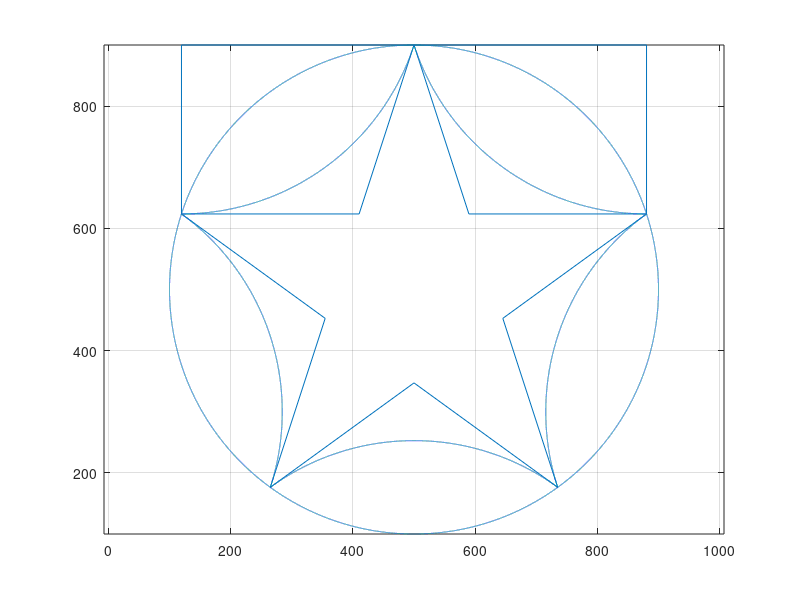

The MATLAB source for this figure:
function Pos=TestFigure(Cx,Cy,R)

%图形计算
if nargin<3
   Cx=500;Cy=500;R=400;
end

sitaStep=0.0001;
fprintf('input：X = %d,Y = %d,R = %d\n', Cx,Cy,R);
L=sqrt(R^2-(R*cos(18*pi/180))^2)/sin(54*pi/180);%圆心到五角星内拐点的距离
P1.x=Cx+R*cos(18*pi/180);      P1.y=Cy+R*sin(18*pi/180);
P2.x=P1.x;                     P2.y=Cy+R;
P3.x=P2.x-2*R*cos(18*pi/180);  P3.y=P2.y;
P4.x=P3.x;                     P4.y=P1.y;
P5.x=Cx-L*cos(54*pi/180);      P5.y=Cy+L*sin(54*pi/180);
P6.x=Cx;                       P6.y=Cy+R;
P7.x=Cx+L*cos(54*pi/180);      P7.y=Cy+L*sin(54*pi/180);
P8.x=P1.x;                     P8.y=P1.y;
P9.x=Cx+L*cos(18*pi/180);      P9.y=Cy-L*sin(18*pi/180);
P10.x=Cx+R*cos(54*pi/180);     P10.y=Cy-R*sin(54*pi/180);
P11.x=Cx;                      P11.y=Cy-L;
P12.x=Cx-R*cos(54*pi/180);     P12.y=Cy-R*sin(54*pi/180);
P13.x=Cx-L*cos(18*pi/180);     P13.y=Cy-L*sin(18*pi/180);
P14.x=P4.x;                    P14.y=P4.y;
sita =(180-18)*pi/180:sitaStep:(2*pi+(180-18)*pi/180);%整圆
Arc_x = R*cos(sita)+Cx;%圆轨迹
Arc_y = R*sin(sita)+Cy;
sita =(180+72*2-54)*pi/180:sitaStep:(72*pi/180+(180+72*2-54)*pi/180);
C1.x=Cx-2*R*cos(36*pi/180)*cos(54*pi/180);%圆弧1的圆心
C1.y=Cy+2*R*cos(36*pi/180)*sin(54*pi/180);
Arc1x=  R*cos(sita)+C1.x;%弧轨迹
Arc1y=  R*sin(sita)+C1.y;
sita =(180+72-54)*pi/180:sitaStep:(72*pi/180+(180+72-54)*pi/180);
C2.x=Cx+2*R*cos(36*pi/180)*cos(54*pi/180);%圆弧2的圆心
C2.y=Cy+2*R*cos(36*pi/180)*sin(54*pi/180);
Arc2x=  R*cos(sita)+C2.x;
Arc2y=  R*sin(sita)+C2.y;
sita =(180-54)*pi/180:sitaStep:(72*pi/180+(180-54)*pi/180);
C3.x=Cx+2*R*cos(36*pi/180)*cos(18*pi/180);
C3.y=Cy-2*R*cos(36*pi/180)*sin(18*pi/180);
Arc3x=  R*cos(sita)+C3.x;
Arc3y=  R*sin(sita)+C3.y;
sita =(180-54-72)*pi/180:sitaStep:(72*pi/180+(180-54-72)*pi/180);
C4.x=Cx;
C4.y=Cy-2*R*cos(36*pi/180);
Arc4x=  R*cos(sita)+C4.x;
Arc4y=  R*sin(sita)+C4.y;
sita =(180-54-72*2)*pi/180:sitaStep:(72*pi/180+(180-54-72*2)*pi/180);
C5.x=Cx-2*R*cos(36*pi/180)*cos(18*pi/180);
C5.y=Cy-2*R*cos(36*pi/180)*sin(18*pi/180);
Arc5x=  R*cos(sita)+C5.x;
Arc5y=  R*sin(sita)+C5.y;
AxisX=[P1.x P2.x P3.x P4.x P5.x P6.x P7.x P8.x P9.x P10.x P11.x P12.x P13.x P14.x Arc_x Arc1x Arc2x Arc3x Arc4x Arc5x];
AxisY=[P1.y P2.y P3.y P4.y P5.y P6.y P7.y P8.y P9.y P10.y P11.y P12.y P13.y P14.y Arc_y Arc1y Arc2y Arc3y Arc4y Arc5y];

%返回值
Pos=[AxisX(1:14) AxisX(1) Cx C1.x C2.x C3.x C4.x C5.x;
   AxisY(1:14)  AxisY(1) Cy C1.y C2.y C3.y C4.y C5.y];

figure(1);
plot(AxisX,AxisY);
%text(Pos(1,1:14),Pos(2,1:14),{'P1','P2','P3','P4(14)','P5','P6','P7','P1(8,15)','P9','P10','P11','P12','P13','P4(14)'});
axis equal;
grid on;
hold on;

for n=1:21
    if n<16
       fprintf('Pos(%d)：X= %f,Y = %f\n', n,Pos(1,n),Pos(2,n));
    elseif n==16
       fprintf('Center：X = %f,Y = %f\n',Pos(1,n),Pos(2,n));
    else
       fprintf('Arc(%d)：X = %f,Y = %f\n',n-16,Pos(1,n),Pos(2,n));
    end
end
end